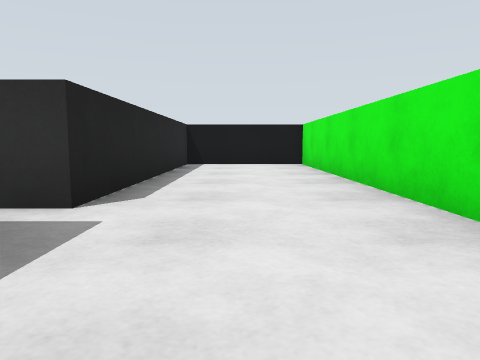
view 1 (above)

22 first-person views from a walk through a world built for the Gazebo simulator. The camera is 0.51 m above the floor, tilts 6° down and sees 70° across. The floor is counted in squares, 1 m on a side. Each view is taken from the middle of a square. On the plan, view 1 faces up. The plan holds only what a view shows up to about 9 squares ahead; the rest is blank.

view 2
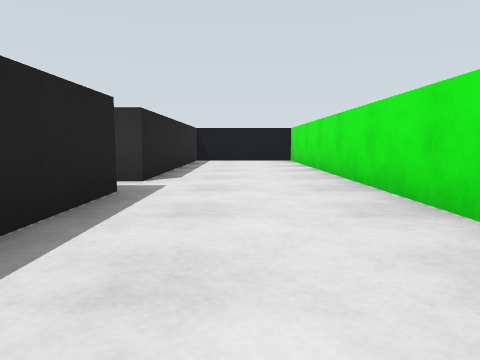

view 3
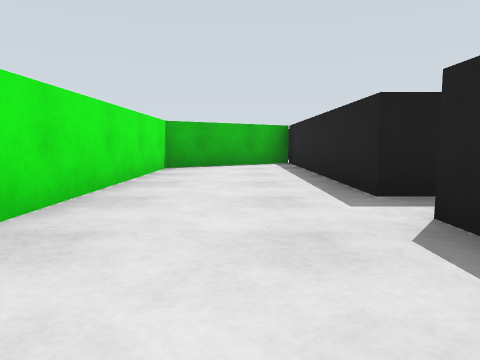

view 4
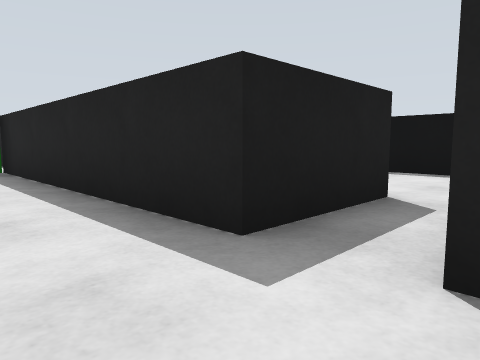

view 5
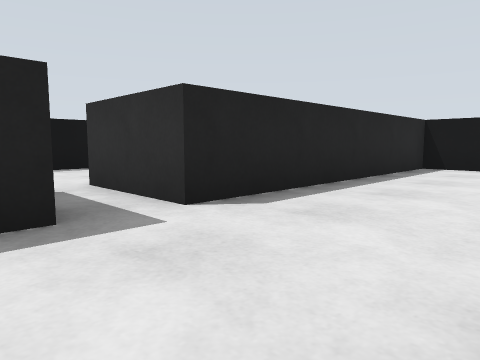

view 6
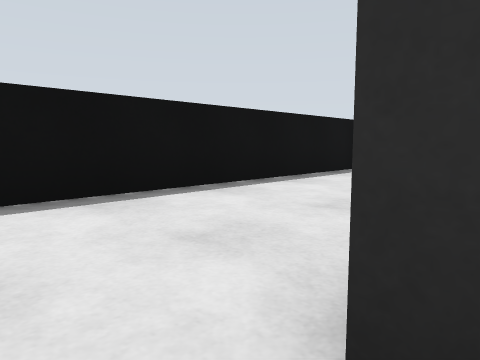

view 7
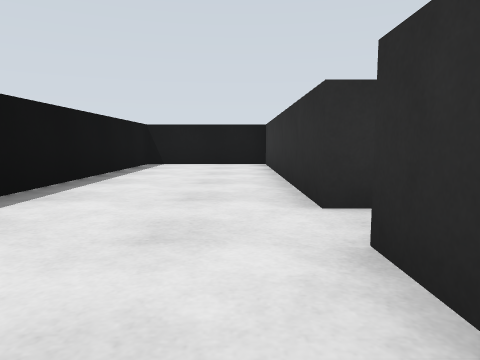

view 8
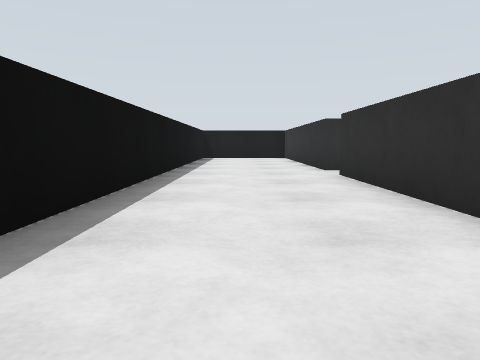

view 9
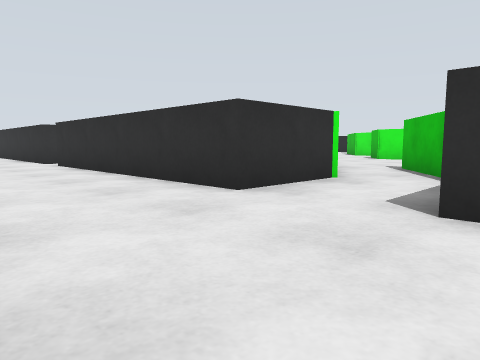

view 10
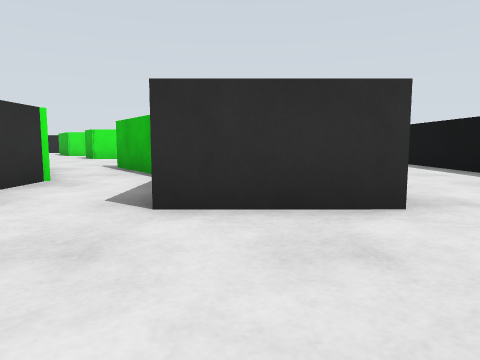

view 11
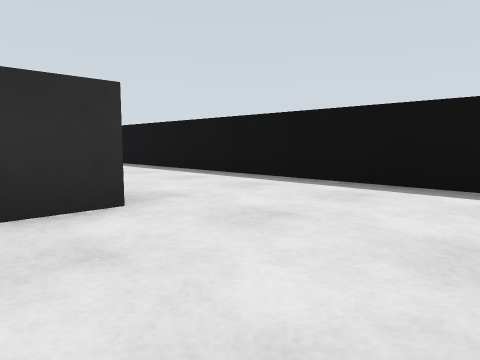

view 12
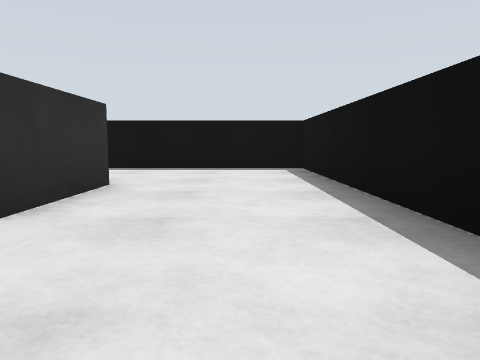

view 13
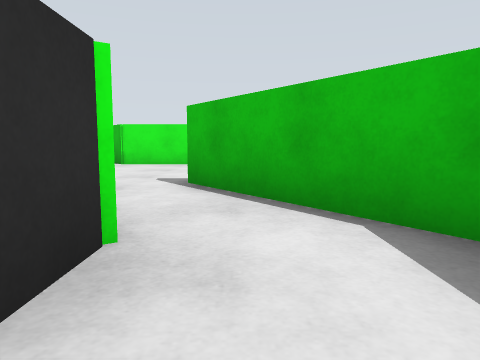

view 14
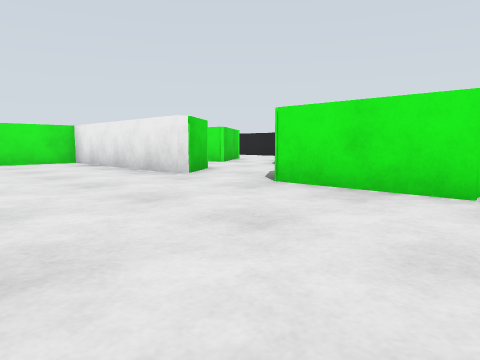

view 15
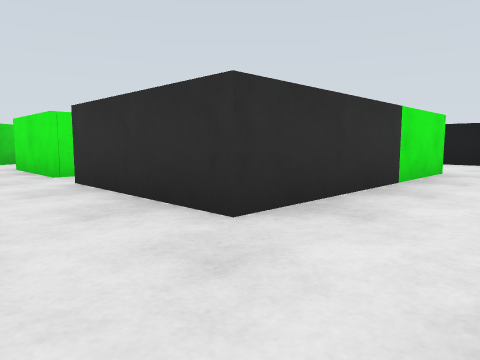

view 16
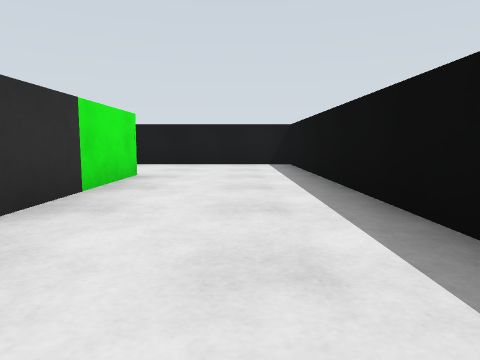

view 17
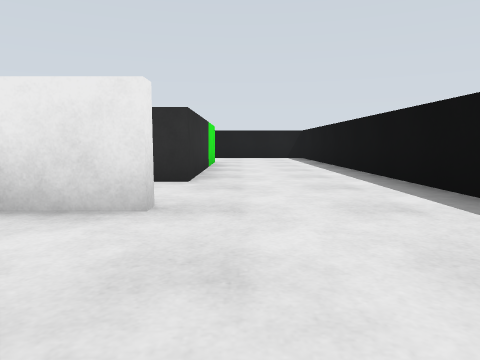

view 18
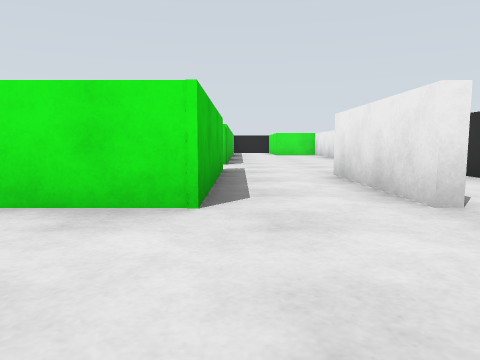

view 19
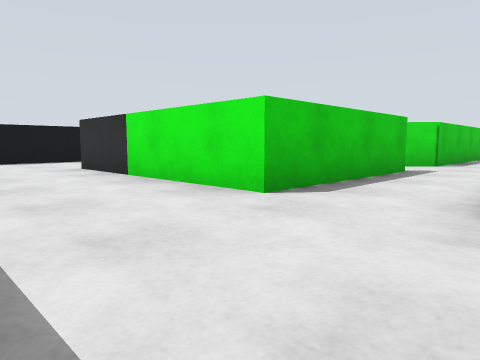

view 20
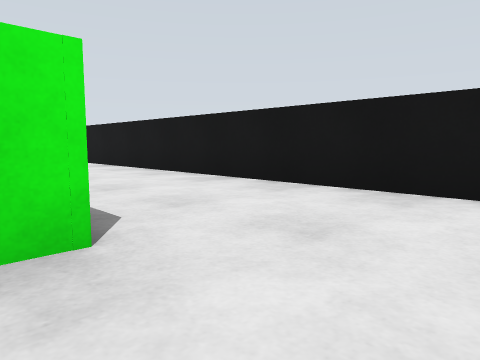

view 21
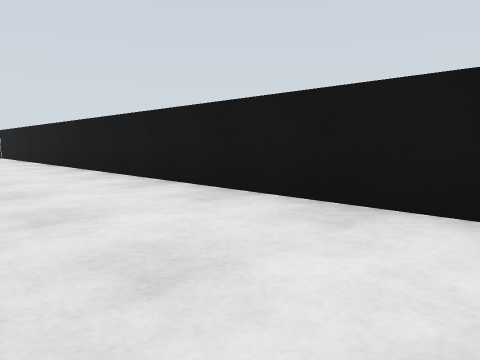

view 22
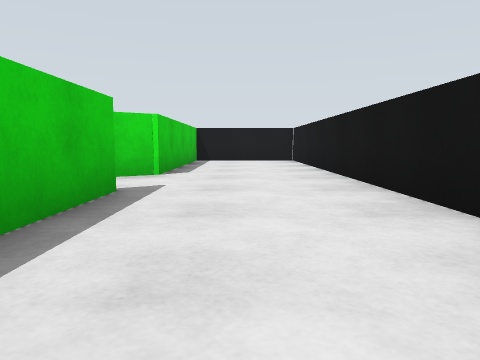

### Floor plan
Points are (right, up) in squares from view 1. A wall is a line through its corners. A room is listed if a view was taken in it or the views show most of it. See-through windows are left out.
Room 1 (views 1, 2, 3, 4, 5)
walls: (-1.3, 1.7) (-1.3, -4.3) (1.6, -2.3) (1.6, 8.7) (-1.3, 8.7) (-1.3, 2.7)
ways out: opening at (-2.5, 2) to room 2
Room 2 (views 6, 7, 8, 9, 10, 11, 12, 13, 14, 15, 16, 17, 18, 19, 20, 21, 22)
walls: (1.7, -0.5) (1.7, -2.4) (1.1, -2.8); (5.6, -4.4) (5.6, -2) (6.1, -1.7); (5.4, -0.1) (5.4, 4.7) (3.6, 4.7); (-1.3, -4.3) (-3.3, -4.3) (-3.3, 1.7) (-1.3, 1.7); (-1.3, -6.3) (1.7, -4.2) (1.7, -8.3) (-3.3, -8.3) (-3.3, -6.3); (3.6, -8.4) (3.6, -5.3); (-1.3, 2.7) (-3.3, 2.7) (-3.4, 8.7) (-6.3, 8.7) (-6.3, -2.1); (10.7, 1.7) (10.7, -0.1); (10.8, -8.3) (5.6, -8.3) (5.6, -5.3); (-6.3, -5.8) (-6.3, -11.3) (13.7, -11.3) (13.7, 7); (10.7, 7) (10.7, 3.7) (10, 3.3)
ways out: opening at (-2.5, 2) to room 1; opening at (6, -5); opening at (6, -1); opening at (10, 2)

Where each view was taken, in squares from view 1:
view 1: 0 up, 0 right, facing up
view 2: 2 down, 0 right, facing up
view 3: 5 up, 0 right, facing down
view 4: 3 up, 0 right, facing down-left
view 5: 1 up, 1 right, facing up-left
view 6: 2 up, 3 left, facing up-left
view 7: 0 up, 4 left, facing up
view 8: 4 down, 5 left, facing up
view 9: 7 down, 6 left, facing up-right
view 10: 7 down, 6 left, facing right
view 11: 7 down, 6 left, facing down-right
view 12: 4 down, 5 left, facing down
view 13: 5 down, 3 left, facing right
view 14: 5 down, 2 right, facing up-right
view 15: 10 down, 4 right, facing up-right
view 16: 10 down, 5 right, facing right
view 17: 9 down, 1 right, facing right
view 18: 11 down, 2 right, facing up
view 19: 11 down, 4 right, facing up-left
view 20: 10 down, 10 right, facing up-right
view 21: 6 down, 11 right, facing up-right
view 22: 2 down, 12 right, facing up
